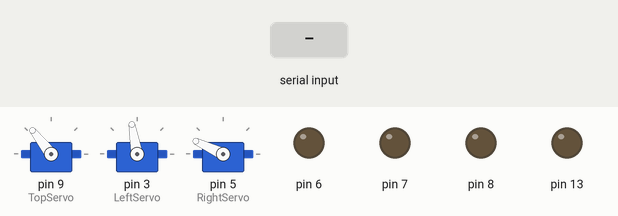
Simulated run of this sketch. Board: Arduino Uno, built with avr-gcc and run on an emulated ATmega328P. Parts: 3 × servo, output pins drawn as LEDs (lit = HIGH). Inputs (shaded band) come from the test bench.

Above: at 1.2 s.
1.3 s: "top-servo-down\n" received over Serial
At 2.5 s:
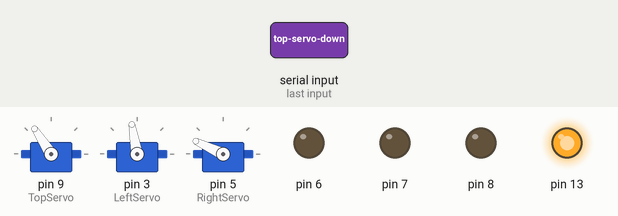
2.8 s: "bottom-servos-down\n" received over Serial
At 3.9 s:
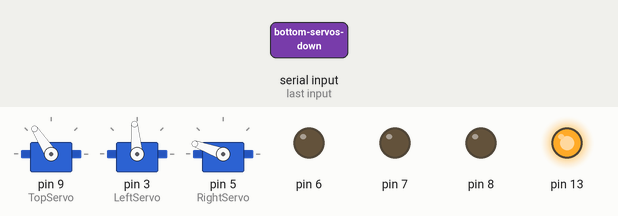
4.3 s: "allign-down\n" received over Serial
At 4.7 s:
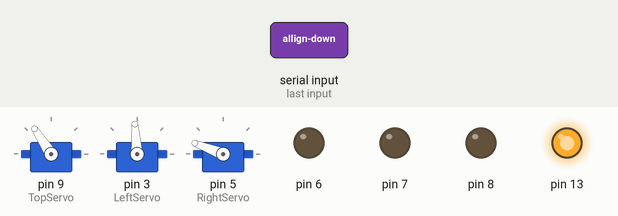
5.8 s: "top-beam-forward\n" received over Serial
At 6.1 s:
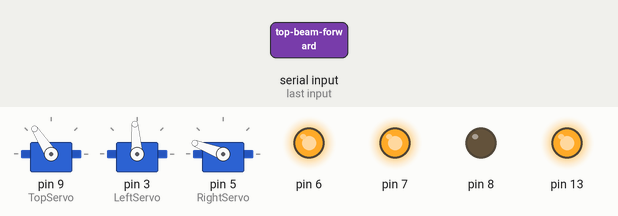
7.3 s: "allign-up\n" received over Serial
At 8.1 s:
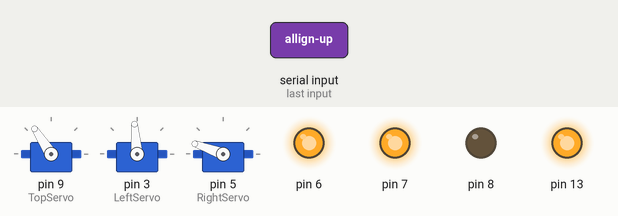
8.8 s: "bottom-servos-up\n" received over Serial
At 9.5 s:
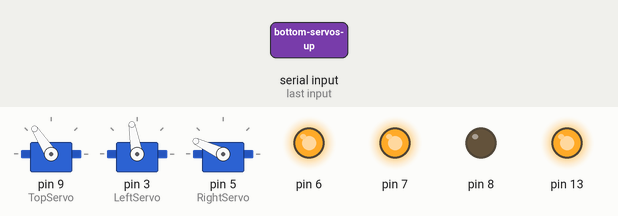
Timing chart, 0 to 11.3 s (numbered marks = the images above; inputs shaded):
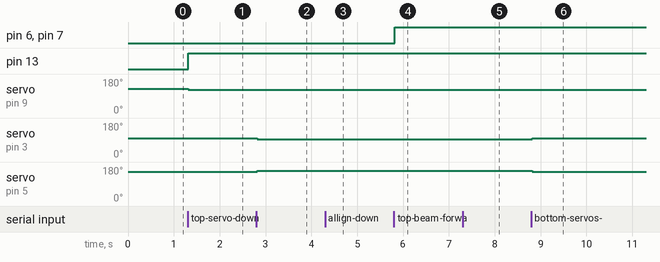

The sketch:

PumpTest.ino
```cpp
#include "Datastructures.h"
#include <Servo.h>

// centered
int TopServoPosition = 128;

//opposite eachother
int LeftServoPosition = 100;
int RightServoPosition = 155;

// sets up the solenoids
boolean ChannelValveOpen = true;

Motor TopBeam = {6, 7, 8};
Servo TopServo;
Servo LeftServo;
Servo RightServo;

int ServoIncrement = 5;
String Command = "";

void InitializeMotor(Motor ToInitialize)
{
  pinMode(ToInitialize.EnablePin, OUTPUT);
  pinMode(ToInitialize.InputOne, OUTPUT);
  pinMode(ToInitialize.InputTwo, OUTPUT);
}

void setup()
{
  //setup the solenoids
  pinMode(13, OUTPUT);

  //setup the serial connection
  Serial.begin(9600);

  //setup all of the motor controllers
  InitializeMotor(TopBeam);

  //setup the servos
  TopServo.attach(9);
  LeftServo.attach(3);
  RightServo.attach(5);

  Initialize();
}

//enA is motor 1 and enB is motor 2
//speed is from -255 to 255
void SetMotorSpeed(int Speed, Motor ToMove)
{
  analogWrite(ToMove.EnablePin, Speed);
  if(Speed > 0)
  {
    digitalWrite(ToMove.InputOne, HIGH);
    digitalWrite(ToMove.InputTwo, LOW);
  }
  else if (Speed < 0)
  {
    digitalWrite(ToMove.InputOne, LOW);
    digitalWrite(ToMove.InputTwo, HIGH);
  }
  else if(Speed == 0)
  {
    digitalWrite(ToMove.InputOne, LOW);
    digitalWrite(ToMove.InputTwo, LOW);
  }
}

void ExecuteCommand(String Action)
{
  if(Action == "top-servo-down" && TopServoPosition >= ServoIncrement)
  {
      TopServoPosition -= ServoIncrement;
  }
  else if(Action == "top-servo-up" && TopServoPosition <= 180 - ServoIncrement)
  {
      TopServoPosition += ServoIncrement;
  }
  else if(Action == "bottom-servos-down") // && LeftServoPosition >= ServoIncrement
  {
      LeftServoPosition -= ServoIncrement;
      RightServoPosition += ServoIncrement;
  }
  else if(Action == "bottom-servos-up") // && LeftServoPosition <= 255 - ServoIncrement
  {
     LeftServoPosition += ServoIncrement;
     RightServoPosition -= ServoIncrement;
  }
  else if (Action == "allign-up")
  {
    LeftServoPosition += 1;
    RightServoPosition += 1;
  }
  else if (Action == "allign-down")
  {
    LeftServoPosition -= 1;
    RightServoPosition -= 1;
  }
  else if(Action == "top-beam-forward")
  {
    SetMotorSpeed(255, TopBeam);
    // Serial.println("moving top beam forward");
  }
  else if(Action == "top-beam-backward")
  {
    SetMotorSpeed(-255, TopBeam);
    // Serial.println("moving top beam backward");
  }
  else if(Action == "top-beam-stop")
  {
    SetMotorSpeed(0, TopBeam);
    // Serial.println("stopping top beam");
  }
  else if (Action == "channel-valve-open")
  {
    ChannelValveOpen = true;
  }
  else if (Action == "channel-valve-close")
  {
    ChannelValveOpen = false;
  }
  else
  {
    // Serial.println("Invalid command. '" + Action + "'");
  }

  // control the channel valve
  if(ChannelValveOpen)
  {
    digitalWrite(13, HIGH);
  }
  else
  {
    digitalWrite(13, LOW);
  }

  // actually set the positions
  TopServo.write(TopServoPosition);
  LeftServo.write(LeftServoPosition);
  RightServo.write(RightServoPosition);
}

void Initialize()
{
  // move the servos to their correct positions
  TopServo.write(TopServoPosition);
  LeftServo.write(LeftServoPosition);
  RightServo.write(RightServoPosition);
}

void loop()
{
  if (Serial.available() > 0) {
      char Character = (char)Serial.read();

      if(Character == '\n')
      {
        ExecuteCommand(Command);
        Command = "";
      }
      else
      {
        Command += Character;
      }
  }
}
```

Datastructures.h
```cpp
//structure that all motors use
struct Motor {
  int EnablePin;
  int InputOne;
  int InputTwo;
};
```

Measured:
- after the input at 1.3 s, pin 13: LOW → HIGH at once; servo on pin 9 (TopServo): 128° → 123° at once
- after the input at 2.8 s, servo on pin 3 (LeftServo): 100° → 95° at once; servo on pin 5 (RightServo): 155° → 160° at once
- after the input at 4.3 s, servo on pin 3 (LeftServo): 95° → 94° at once; servo on pin 5 (RightServo): 160° → 159° at once
- after the input at 5.8 s, pin 6, pin 7: LOW → HIGH at once
- after the input at 7.3 s, servo on pin 3 (LeftServo): 94° → 95° at once; servo on pin 5 (RightServo): 159° → 160° at once
- after the input at 8.8 s, servo on pin 3 (LeftServo): 95° → 100° at once; servo on pin 5 (RightServo): 160° → 155° at once
